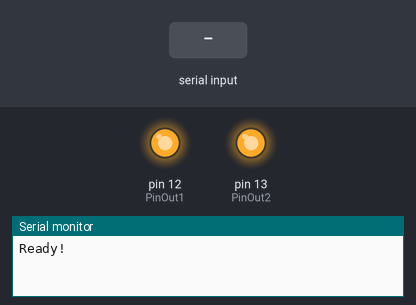
A sketch run on a simulated Arduino Uno, built with avr-gcc and run on an emulated ATmega328P. On the bench: output pins drawn as LEDs (lit = HIGH), the last lines printed to the serial monitor. Dashed ring = blinking. The inputs (shaded band) are chosen by the test bench.

Above: at 1.2 s.
1.3 s: "1\n" received over Serial
At 1.7 s:
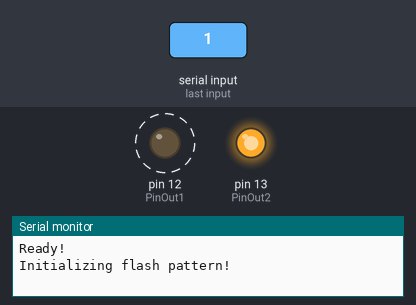
Timing chart, 0 to 10.3 s (numbered marks = the images above; inputs shaded):
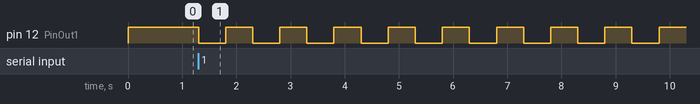

Measured:
- after the input at 1.3 s, pin 12 (PinOut1): alternates HIGH for 0.50 s and LOW for 0.50 s, starting at once

The sketch:

SimpleTest1_Flash_DebugSHIELD.ino
```cpp
int var;
int PinOut1 = 12;
int PinOut2 = 13;

void setup() {
  // put your setup code here, to run once:
  Serial.begin(9600);
  pinMode(PinOut1,OUTPUT);
  pinMode(PinOut2,OUTPUT);
  digitalWrite(PinOut1,HIGH);
  digitalWrite(PinOut2,HIGH);
  Serial.println("Ready!");
}
void FlashLED(int ledPin){
  Serial.println("Initializing flash pattern!");
  var = 0;
  while(var < 50){
    digitalWrite(ledPin,LOW);
    delay(500);
    digitalWrite(ledPin,HIGH);
    delay(500);
    var++;
  }
}

void loop() {
  // put your main code here, to run repeatedly:
  if (Serial.available())
  {
    int state = Serial.parseInt();
    if (state == 1)
      {
        FlashLED(PinOut1);
        Serial.println("Beginning Flash Sequence...");
      }
    if (state == 2)
      {
        Serial.println("Beginning Flash Sequence...");
        FlashLED(PinOut2);
    }
  }
}
```
